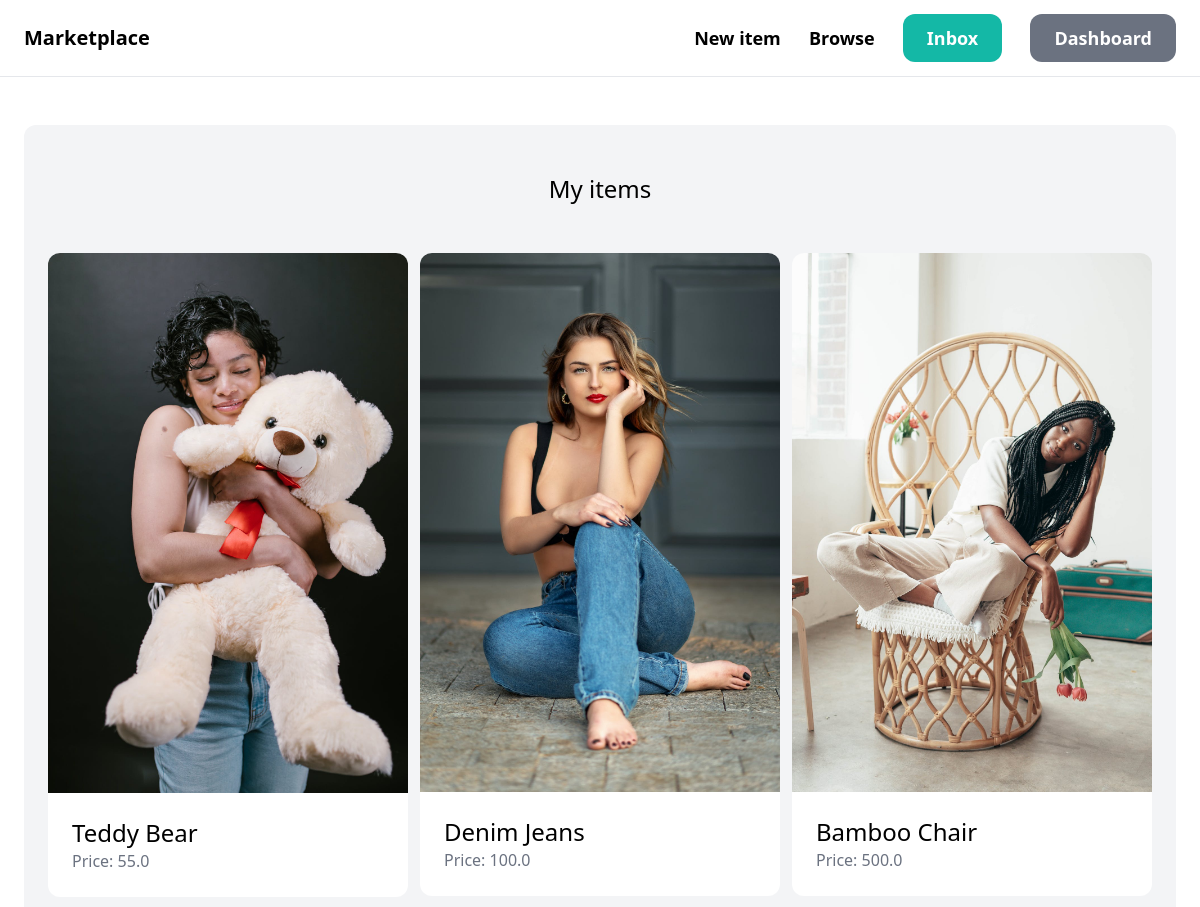
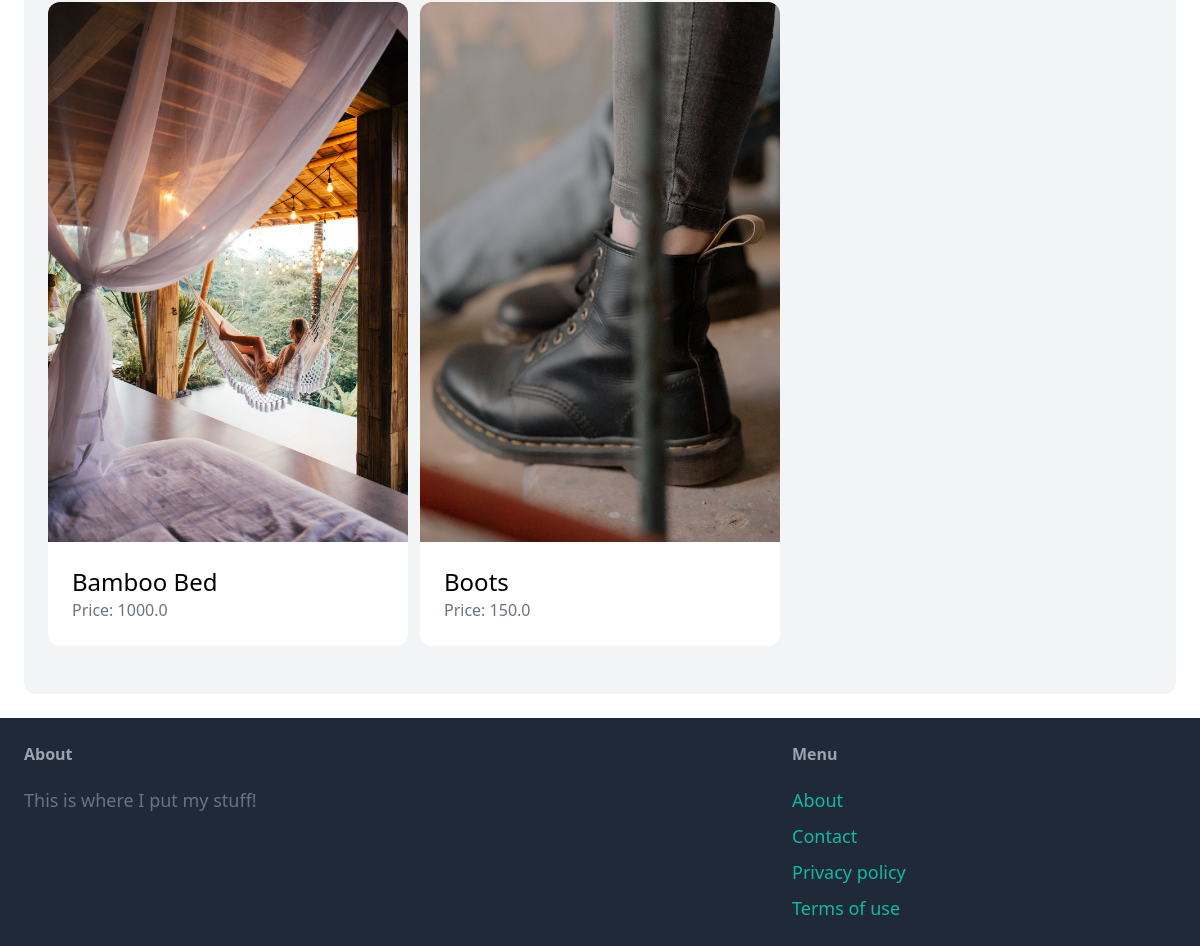
The page /dashboard/ (signed in) on the database its author committed (2 pictures, top to bottom).
### item/models.py (models this page shows, shortened)
class Item(models.Model):
    category = models.ForeignKey(Category, related_name='items', on_delete=models.CASCADE)
    name = models.CharField(max_length=255)
    description = models.TextField(blank=True, null=True)
    price = models.FloatField()
    image = models.ImageField(upload_to='item_images', blank=True, null=True)
    is_sold = models.BooleanField(default=False)
    created_by = models.ForeignKey(User, related_name='items', on_delete=models.CASCADE)
    created_at = models.DateTimeField(auto_now_add=True)

### dashboard/views.py (the view)
# urls.py: path('', views.index, name='index'),
@login_required
def index(request):
    items = Item.objects.filter(created_by=request.user)
    return render(request, 'dashboard/index.html', {
        'items': items,
    })

### dashboard/templates/dashboard/index.html (shortened to what this page needs)
{% extends 'core/base.html'%}
{% block content %}
<div class="mt-6 px-6 py-12 bg-gray-100 rounded-xl">
  <h2 class="mb-12 text-2xl text-center">My items</h2>
  <div class="grid grid-cols-3 gap-3">
    {% for item in items %}
    <div>
      <a href="{% url 'item:detail' item.id %}">
        <div>
          <img src="{{ item.image.url }}" class="rounded-t-xl" />
        </div>
        <div class="p-6 bg-white rounded-b-xl">
          <h2 class="text-2xl">{{ item.name }}</h2>
          <p class="text-gray-500">Price: {{ item.price }}</p>
        </div>
      </a>
    </div>
    {% endfor %}
  </div>
</div>
{% endblock %}

### rows shown on the page
Item: image (picture), name "Teddy Bear", price "55.0"
Item: image (picture), name "Denim Jeans", price "100.0"
Item: image (picture), name "Bamboo Chair", price "500.0"
Item: image (picture), name "Bamboo Bed", price "1000.0"
Item: image (picture), name "Boots", price "150.0"
